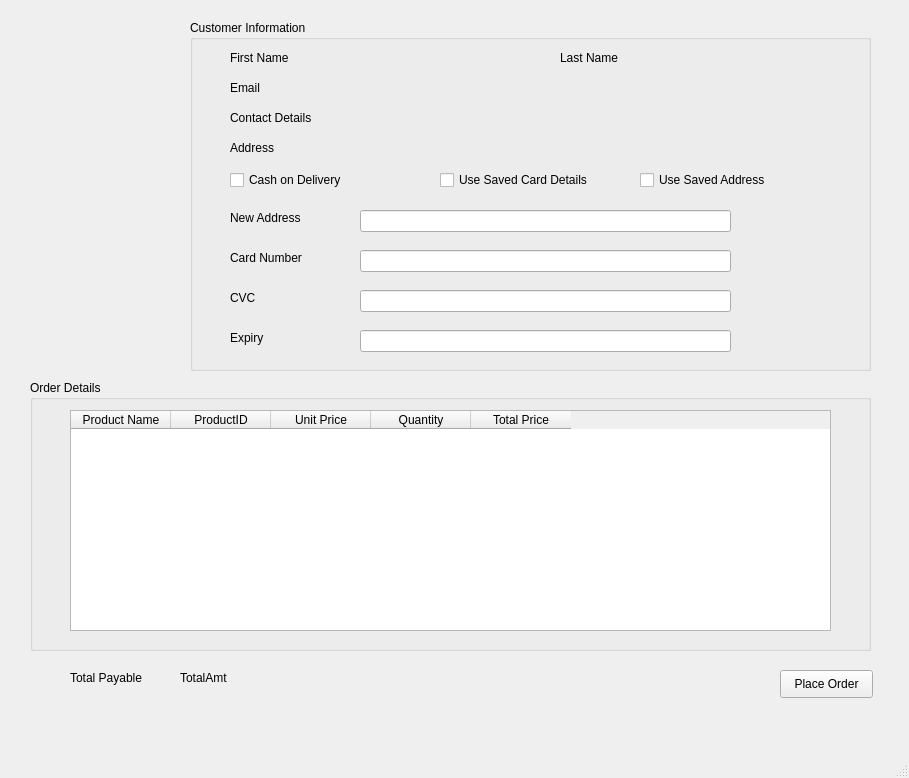
<?xml version="1.0" encoding="UTF-8"?>
<ui version="4.0">
 <class>MainWindow</class>
 <widget class="QMainWindow" name="MainWindow">
  <property name="geometry">
   <rect>
    <x>0</x>
    <y>0</y>
    <width>909</width>
    <height>778</height>
   </rect>
  </property>
  <property name="windowTitle">
   <string>MainWindow</string>
  </property>
  <widget class="QWidget" name="centralwidget">
   <widget class="QLabel" name="label_logo_7">
    <property name="geometry">
     <rect>
      <x>0</x>
      <y>0</y>
      <width>191</width>
      <height>191</height>
     </rect>
    </property>
    <property name="text">
     <string/>
    </property>
    <property name="pixmap">
     <pixmap>Safatique logo (2).png</pixmap>
    </property>
    <property name="scaledContents">
     <bool>true</bool>
    </property>
   </widget>
   <widget class="QLabel" name="label_background">
    <property name="geometry">
     <rect>
      <x>-30</x>
      <y>-20</y>
      <width>1041</width>
      <height>811</height>
     </rect>
    </property>
    <property name="sizePolicy">
     <sizepolicy hsizetype="Fixed" vsizetype="Fixed">
      <horstretch>0</horstretch>
      <verstretch>0</verstretch>
     </sizepolicy>
    </property>
    <property name="maximumSize">
     <size>
      <width>16777215</width>
      <height>16777215</height>
     </size>
    </property>
    <property name="text">
     <string/>
    </property>
    <property name="pixmap">
     <pixmap>backgroundDBMS.png</pixmap>
    </property>
    <property name="scaledContents">
     <bool>true</bool>
    </property>
   </widget>
   <widget class="QGroupBox" name="groupBox_CustomerInfo">
    <property name="geometry">
     <rect>
      <x>190</x>
      <y>20</y>
      <width>681</width>
      <height>351</height>
     </rect>
    </property>
    <property name="title">
     <string>Customer Information</string>
    </property>
    <widget class="QLineEdit" name="lineEdit_newExpiry">
     <property name="geometry">
      <rect>
       <x>170</x>
       <y>310</y>
       <width>371</width>
       <height>22</height>
      </rect>
     </property>
    </widget>
    <widget class="QLabel" name="label_username_9">
     <property name="geometry">
      <rect>
       <x>40</x>
       <y>310</y>
       <width>101</width>
       <height>16</height>
      </rect>
     </property>
     <property name="text">
      <string>Expiry</string>
     </property>
    </widget>
    <widget class="QLineEdit" name="lineEdit_newCard">
     <property name="geometry">
      <rect>
       <x>170</x>
       <y>230</y>
       <width>371</width>
       <height>22</height>
      </rect>
     </property>
    </widget>
    <widget class="QCheckBox" name="checkBox_savedCard">
     <property name="geometry">
      <rect>
       <x>250</x>
       <y>150</y>
       <width>191</width>
       <height>20</height>
      </rect>
     </property>
     <property name="text">
      <string>Use Saved Card Details</string>
     </property>
    </widget>
    <widget class="QLabel" name="label_username_4">
     <property name="geometry">
      <rect>
       <x>370</x>
       <y>30</y>
       <width>61</width>
       <height>16</height>
      </rect>
     </property>
     <property name="text">
      <string>Last Name</string>
     </property>
    </widget>
    <widget class="QLabel" name="label_username_6">
     <property name="geometry">
      <rect>
       <x>40</x>
       <y>120</y>
       <width>91</width>
       <height>16</height>
      </rect>
     </property>
     <property name="text">
      <string>Address</string>
     </property>
    </widget>
    <widget class="QLineEdit" name="lineEdit_newAddress">
     <property name="geometry">
      <rect>
       <x>170</x>
       <y>190</y>
       <width>371</width>
       <height>22</height>
      </rect>
     </property>
    </widget>
    <widget class="QLabel" name="label_username_2">
     <property name="geometry">
      <rect>
       <x>40</x>
       <y>90</y>
       <width>91</width>
       <height>16</height>
      </rect>
     </property>
     <property name="text">
      <string>Contact Details</string>
     </property>
    </widget>
    <widget class="QLabel" name="label_username_5">
     <property name="geometry">
      <rect>
       <x>40</x>
       <y>30</y>
       <width>111</width>
       <height>16</height>
      </rect>
     </property>
     <property name="text">
      <string>First Name</string>
     </property>
    </widget>
    <widget class="QCheckBox" name="checkBox_COD">
     <property name="geometry">
      <rect>
       <x>40</x>
       <y>150</y>
       <width>191</width>
       <height>20</height>
      </rect>
     </property>
     <property name="text">
      <string>Cash on Delivery</string>
     </property>
    </widget>
    <widget class="QLabel" name="label_CustomerEmail">
     <property name="geometry">
      <rect>
       <x>160</x>
       <y>60</y>
       <width>351</width>
       <height>16</height>
      </rect>
     </property>
     <property name="text">
      <string/>
     </property>
    </widget>
    <widget class="QLabel" name="label_username_3">
     <property name="geometry">
      <rect>
       <x>40</x>
       <y>190</y>
       <width>101</width>
       <height>16</height>
      </rect>
     </property>
     <property name="text">
      <string>New Address</string>
     </property>
    </widget>
    <widget class="QLabel" name="label_CustomerAddress">
     <property name="geometry">
      <rect>
       <x>160</x>
       <y>120</y>
       <width>351</width>
       <height>20</height>
      </rect>
     </property>
     <property name="text">
      <string/>
     </property>
    </widget>
    <widget class="QCheckBox" name="checkBox_savedAddress">
     <property name="geometry">
      <rect>
       <x>450</x>
       <y>150</y>
       <width>191</width>
       <height>20</height>
      </rect>
     </property>
     <property name="text">
      <string>Use Saved Address</string>
     </property>
    </widget>
    <widget class="QLabel" name="label_username">
     <property name="geometry">
      <rect>
       <x>40</x>
       <y>60</y>
       <width>61</width>
       <height>16</height>
      </rect>
     </property>
     <property name="text">
      <string>Email</string>
     </property>
    </widget>
    <widget class="QLabel" name="label_CustomerContact">
     <property name="geometry">
      <rect>
       <x>160</x>
       <y>90</y>
       <width>351</width>
       <height>16</height>
      </rect>
     </property>
     <property name="text">
      <string/>
     </property>
    </widget>
    <widget class="QLabel" name="label_username_7">
     <property name="geometry">
      <rect>
       <x>40</x>
       <y>230</y>
       <width>101</width>
       <height>16</height>
      </rect>
     </property>
     <property name="text">
      <string>Card Number</string>
     </property>
    </widget>
    <widget class="QLabel" name="label_CustomerLastName">
     <property name="geometry">
      <rect>
       <x>450</x>
       <y>30</y>
       <width>201</width>
       <height>16</height>
      </rect>
     </property>
     <property name="text">
      <string/>
     </property>
    </widget>
    <widget class="QLabel" name="label_username_8">
     <property name="geometry">
      <rect>
       <x>40</x>
       <y>270</y>
       <width>101</width>
       <height>16</height>
      </rect>
     </property>
     <property name="text">
      <string>CVC</string>
     </property>
    </widget>
    <widget class="QLineEdit" name="lineEdit_newCVC">
     <property name="geometry">
      <rect>
       <x>170</x>
       <y>270</y>
       <width>371</width>
       <height>22</height>
      </rect>
     </property>
    </widget>
    <widget class="QLabel" name="label_CustomerFirstName">
     <property name="geometry">
      <rect>
       <x>130</x>
       <y>30</y>
       <width>221</width>
       <height>16</height>
      </rect>
     </property>
     <property name="text">
      <string/>
     </property>
    </widget>
   </widget>
   <widget class="QGroupBox" name="groupBox_orderDetails">
    <property name="geometry">
     <rect>
      <x>30</x>
      <y>380</y>
      <width>841</width>
      <height>271</height>
     </rect>
    </property>
    <property name="title">
     <string>Order Details</string>
    </property>
    <widget class="QTableWidget" name="ProductsTableWidget">
     <property name="geometry">
      <rect>
       <x>40</x>
       <y>30</y>
       <width>761</width>
       <height>221</height>
      </rect>
     </property>
     <property name="sizePolicy">
      <sizepolicy hsizetype="Fixed" vsizetype="Fixed">
       <horstretch>0</horstretch>
       <verstretch>0</verstretch>
      </sizepolicy>
     </property>
     <column>
      <property name="text">
       <string>Product Name</string>
      </property>
     </column>
     <column>
      <property name="text">
       <string>ProductID</string>
      </property>
     </column>
     <column>
      <property name="text">
       <string>Unit Price</string>
      </property>
     </column>
     <column>
      <property name="text">
       <string>Quantity</string>
      </property>
     </column>
     <column>
      <property name="text">
       <string>Total Price</string>
      </property>
     </column>
    </widget>
   </widget>
   <widget class="QLabel" name="label_TotalAmount">
    <property name="geometry">
     <rect>
      <x>180</x>
      <y>670</y>
      <width>161</width>
      <height>16</height>
     </rect>
    </property>
    <property name="text">
     <string>TotalAmt</string>
    </property>
   </widget>
   <widget class="QLabel" name="label_username_10">
    <property name="geometry">
     <rect>
      <x>70</x>
      <y>670</y>
      <width>111</width>
      <height>16</height>
     </rect>
    </property>
    <property name="text">
     <string>Total Payable</string>
    </property>
   </widget>
   <widget class="QPushButton" name="pushButton_placeOrder">
    <property name="geometry">
     <rect>
      <x>780</x>
      <y>670</y>
      <width>93</width>
      <height>28</height>
     </rect>
    </property>
    <property name="sizePolicy">
     <sizepolicy hsizetype="Minimum" vsizetype="Fixed">
      <horstretch>0</horstretch>
      <verstretch>0</verstretch>
     </sizepolicy>
    </property>
    <property name="text">
     <string>Place Order</string>
    </property>
   </widget>
   <zorder>label_background</zorder>
   <zorder>label_logo_7</zorder>
   <zorder>groupBox_CustomerInfo</zorder>
   <zorder>groupBox_orderDetails</zorder>
   <zorder>label_TotalAmount</zorder>
   <zorder>label_username_10</zorder>
   <zorder>pushButton_placeOrder</zorder>
  </widget>
  <widget class="QMenuBar" name="menubar">
   <property name="geometry">
    <rect>
     <x>0</x>
     <y>0</y>
     <width>909</width>
     <height>26</height>
    </rect>
   </property>
  </widget>
  <widget class="QStatusBar" name="statusbar"/>
 </widget>
 <resources/>
 <connections/>
</ui>
